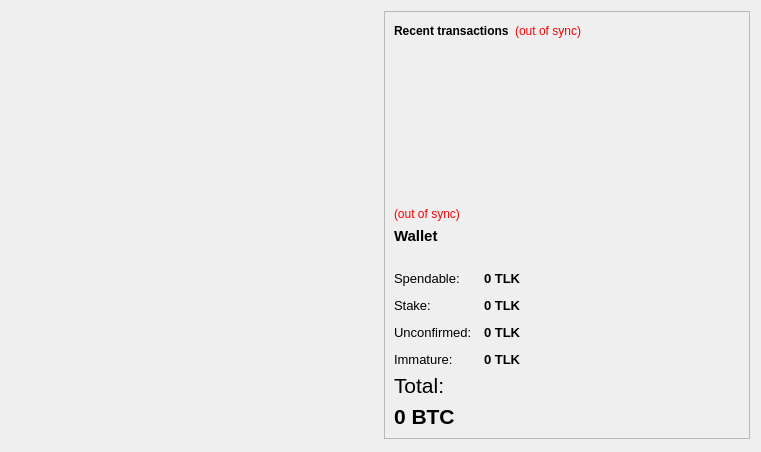
<?xml version="1.0" encoding="UTF-8"?>
<ui version="4.0">
 <class>OverviewPage</class>
 <widget class="QWidget" name="OverviewPage">
  <property name="geometry">
   <rect>
    <x>0</x>
    <y>0</y>
    <width>761</width>
    <height>452</height>
   </rect>
  </property>
  <property name="windowTitle">
   <string>Form</string>
  </property>
  <layout class="QHBoxLayout" name="horizontalLayout" stretch="1,1">
   <item>
    <layout class="QVBoxLayout" name="verticalLayout_2">
     <item>
      <widget class="QFrame" name="frame">
       <property name="frameShape">
        <enum>QFrame::NoFrame</enum>
       </property>
       <property name="frameShadow">
        <enum>QFrame::Raised</enum>
       </property>
       <property name="lineWidth">
        <number>0</number>
       </property>
       <layout class="QVBoxLayout" name="verticalLayout_4">
        <item>
         <layout class="QHBoxLayout" name="horizontalLayout_4"/>
        </item>
       </layout>
      </widget>
     </item>
     <item>
      <spacer name="verticalSpacer">
       <property name="orientation">
        <enum>Qt::Vertical</enum>
       </property>
       <property name="sizeHint" stdset="0">
        <size>
         <width>20</width>
         <height>40</height>
        </size>
       </property>
      </spacer>
     </item>
    </layout>
   </item>
   <item>
    <layout class="QVBoxLayout" name="verticalLayout_3">
     <item>
      <widget class="QFrame" name="frame_2">
       <property name="frameShape">
        <enum>QFrame::StyledPanel</enum>
       </property>
       <property name="frameShadow">
        <enum>QFrame::Raised</enum>
       </property>
       <layout class="QVBoxLayout" name="verticalLayout">
        <item>
         <layout class="QHBoxLayout" name="horizontalLayout_2">
          <item>
           <widget class="QLabel" name="label_4">
            <property name="text">
             <string>&lt;b&gt;Recent transactions&lt;/b&gt;</string>
            </property>
           </widget>
          </item>
          <item>
           <widget class="QLabel" name="labelTransactionsStatus">
            <property name="toolTip">
             <string>The displayed information may be out of date. Your wallet automatically synchronizes with the luxurycoin network after a connection is established, but this process has not completed yet.</string>
            </property>
            <property name="styleSheet">
             <string notr="true">QLabel { color: red; }</string>
            </property>
            <property name="text">
             <string notr="true">(out of sync)</string>
            </property>
            <property name="alignment">
             <set>Qt::AlignRight|Qt::AlignTrailing|Qt::AlignVCenter</set>
            </property>
           </widget>
          </item>
          <item>
           <spacer name="horizontalSpacer">
            <property name="orientation">
             <enum>Qt::Horizontal</enum>
            </property>
            <property name="sizeHint" stdset="0">
             <size>
              <width>40</width>
              <height>20</height>
             </size>
            </property>
           </spacer>
          </item>
         </layout>
        </item>
        <item>
         <widget class="QListView" name="listTransactions">
          <property name="styleSheet">
           <string notr="true">QListView { background: transparent; }</string>
          </property>
          <property name="frameShape">
           <enum>QFrame::NoFrame</enum>
          </property>
          <property name="verticalScrollBarPolicy">
           <enum>Qt::ScrollBarAlwaysOff</enum>
          </property>
          <property name="horizontalScrollBarPolicy">
           <enum>Qt::ScrollBarAlwaysOff</enum>
          </property>
          <property name="selectionMode">
           <enum>QAbstractItemView::NoSelection</enum>
          </property>
         </widget>
        </item>
        <item>
         <widget class="QLabel" name="labelWalletStatus">
          <property name="toolTip">
           <string>The displayed information may be out of date. Your wallet automatically synchronizes with the luxurycoin network after a connection is established, but this process has not completed yet.</string>
          </property>
          <property name="styleSheet">
           <string notr="true">QLabel { color: red; }</string>
          </property>
          <property name="text">
           <string notr="true">(out of sync)</string>
          </property>
          <property name="alignment">
           <set>Qt::AlignLeading|Qt::AlignLeft|Qt::AlignVCenter</set>
          </property>
         </widget>
        </item>
        <item>
         <widget class="QLabel" name="label_5">
          <property name="font">
           <font>
            <pointsize>11</pointsize>
            <weight>75</weight>
            <bold>true</bold>
           </font>
          </property>
          <property name="text">
           <string>Wallet</string>
          </property>
         </widget>
        </item>
        <item>
         <spacer name="horizontalSpacer_2">
          <property name="orientation">
           <enum>Qt::Horizontal</enum>
          </property>
          <property name="sizeHint" stdset="0">
           <size>
            <width>40</width>
            <height>20</height>
           </size>
          </property>
         </spacer>
        </item>
        <item>
         <layout class="QFormLayout" name="formLayout_2">
          <property name="fieldGrowthPolicy">
           <enum>QFormLayout::AllNonFixedFieldsGrow</enum>
          </property>
          <property name="horizontalSpacing">
           <number>12</number>
          </property>
          <property name="verticalSpacing">
           <number>12</number>
          </property>
          <item row="0" column="0">
           <widget class="QLabel" name="label">
            <property name="font">
             <font>
              <pointsize>10</pointsize>
             </font>
            </property>
            <property name="text">
             <string>Spendable:</string>
            </property>
           </widget>
          </item>
          <item row="0" column="1">
           <widget class="QLabel" name="labelBalance">
            <property name="font">
             <font>
              <pointsize>10</pointsize>
              <weight>75</weight>
              <bold>true</bold>
             </font>
            </property>
            <property name="cursor">
             <cursorShape>IBeamCursor</cursorShape>
            </property>
            <property name="toolTip">
             <string>Your current spendable balance</string>
            </property>
            <property name="text">
             <string notr="true">0 TLK</string>
            </property>
            <property name="textInteractionFlags">
             <set>Qt::LinksAccessibleByMouse|Qt::TextSelectableByKeyboard|Qt::TextSelectableByMouse</set>
            </property>
           </widget>
          </item>
          <item row="1" column="0">
           <widget class="QLabel" name="label_6">
            <property name="font">
             <font>
              <pointsize>10</pointsize>
             </font>
            </property>
            <property name="text">
             <string>Stake:</string>
            </property>
           </widget>
          </item>
          <item row="1" column="1">
           <widget class="QLabel" name="labelStake">
            <property name="font">
             <font>
              <pointsize>10</pointsize>
              <weight>75</weight>
              <bold>true</bold>
             </font>
            </property>
            <property name="cursor">
             <cursorShape>IBeamCursor</cursorShape>
            </property>
            <property name="toolTip">
             <string>Total number of tokens that were staked, and do not yet count toward the current balance</string>
            </property>
            <property name="text">
             <string notr="true">0 TLK</string>
            </property>
            <property name="textInteractionFlags">
             <set>Qt::LinksAccessibleByMouse|Qt::TextSelectableByKeyboard|Qt::TextSelectableByMouse</set>
            </property>
           </widget>
          </item>
          <item row="2" column="0">
           <widget class="QLabel" name="label_3">
            <property name="font">
             <font>
              <pointsize>10</pointsize>
             </font>
            </property>
            <property name="text">
             <string>Unconfirmed:</string>
            </property>
           </widget>
          </item>
          <item row="2" column="1">
           <widget class="QLabel" name="labelUnconfirmed">
            <property name="font">
             <font>
              <pointsize>10</pointsize>
              <weight>75</weight>
              <bold>true</bold>
             </font>
            </property>
            <property name="cursor">
             <cursorShape>IBeamCursor</cursorShape>
            </property>
            <property name="toolTip">
             <string>Total of transactions that have yet to be confirmed, and do not yet count toward the current balance</string>
            </property>
            <property name="text">
             <string notr="true">0 TLK</string>
            </property>
            <property name="textInteractionFlags">
             <set>Qt::LinksAccessibleByMouse|Qt::TextSelectableByKeyboard|Qt::TextSelectableByMouse</set>
            </property>
           </widget>
          </item>
          <item row="3" column="0">
           <widget class="QLabel" name="labelImmatureText">
            <property name="font">
             <font>
              <pointsize>10</pointsize>
             </font>
            </property>
            <property name="text">
             <string>Immature:</string>
            </property>
           </widget>
          </item>
          <item row="3" column="1">
           <widget class="QLabel" name="labelImmature">
            <property name="font">
             <font>
              <pointsize>10</pointsize>
              <weight>75</weight>
              <bold>true</bold>
             </font>
            </property>
            <property name="toolTip">
             <string>Mined balance that has not yet matured</string>
            </property>
            <property name="text">
             <string notr="true">0 TLK</string>
            </property>
            <property name="textInteractionFlags">
             <set>Qt::LinksAccessibleByMouse|Qt::TextSelectableByKeyboard|Qt::TextSelectableByMouse</set>
            </property>
           </widget>
          </item>
         </layout>
        </item>
        <item>
         <widget class="QLabel" name="labelTotalText">
          <property name="font">
           <font>
            <family>Arial</family>
            <pointsize>16</pointsize>
           </font>
          </property>
          <property name="text">
           <string>Total:</string>
          </property>
         </widget>
        </item>
        <item>
         <widget class="QLabel" name="labelTotal">
          <property name="font">
           <font>
            <family>Arial</family>
            <pointsize>16</pointsize>
            <weight>75</weight>
            <bold>true</bold>
           </font>
          </property>
          <property name="cursor">
           <cursorShape>IBeamCursor</cursorShape>
          </property>
          <property name="toolTip">
           <string>Your current total balance</string>
          </property>
          <property name="text">
           <string notr="true">0 BTC</string>
          </property>
          <property name="textInteractionFlags">
           <set>Qt::LinksAccessibleByMouse|Qt::TextSelectableByKeyboard|Qt::TextSelectableByMouse</set>
          </property>
         </widget>
        </item>
       </layout>
      </widget>
     </item>
     <item>
      <spacer name="verticalSpacer_2">
       <property name="orientation">
        <enum>Qt::Vertical</enum>
       </property>
       <property name="sizeHint" stdset="0">
        <size>
         <width>20</width>
         <height>40</height>
        </size>
       </property>
      </spacer>
     </item>
    </layout>
   </item>
  </layout>
 </widget>
 <resources/>
 <connections/>
</ui>
